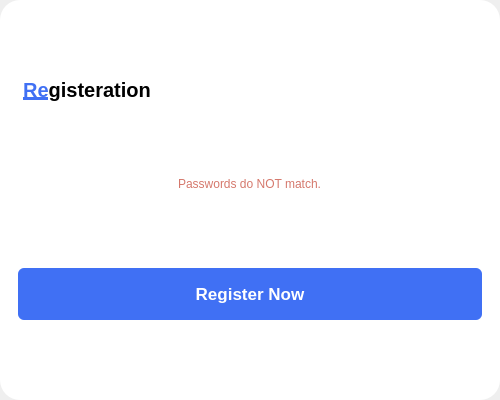
<?xml version="1.0" encoding="UTF-8"?>
<ui version="4.0">
 <class>Form</class>
 <widget class="QWidget" name="Form">
  <property name="geometry">
   <rect>
    <x>0</x>
    <y>0</y>
    <width>500</width>
    <height>400</height>
   </rect>
  </property>
  <property name="sizePolicy">
   <sizepolicy hsizetype="Minimum" vsizetype="Expanding">
    <horstretch>0</horstretch>
    <verstretch>0</verstretch>
   </sizepolicy>
  </property>
  <property name="windowTitle">
   <string>Form</string>
  </property>
  <property name="styleSheet">
   <string notr="true">#frame {
	background-color: white;
	border-radius: 20px;
}

#title {
	font-size: 15pt;
	font-weight: 900;
	padding: 5px;
}

QPushButton {
	height: 52px;
  	margin: 7px 0;
	padding: 0 15px;
	color: #fff;
  	border: none;
	border-radius: 6px;
  	background: #4070f4;
	font-size: 17px;
	font-weight: bold;
}

QPushButton:hover {
	background: #0e4bf1;
}

#warning_label {
	color: #d5786c;
}</string>
  </property>
  <layout class="QVBoxLayout" name="verticalLayout">
   <property name="spacing">
    <number>0</number>
   </property>
   <property name="leftMargin">
    <number>0</number>
   </property>
   <property name="topMargin">
    <number>0</number>
   </property>
   <property name="rightMargin">
    <number>0</number>
   </property>
   <property name="bottomMargin">
    <number>0</number>
   </property>
   <item alignment="Qt::AlignHCenter">
    <widget class="ShadowFrame" name="frame">
     <property name="minimumSize">
      <size>
       <width>500</width>
       <height>400</height>
      </size>
     </property>
     <property name="maximumSize">
      <size>
       <width>500</width>
       <height>400</height>
      </size>
     </property>
     <property name="frameShape">
      <enum>QFrame::StyledPanel</enum>
     </property>
     <property name="frameShadow">
      <enum>QFrame::Raised</enum>
     </property>
     <layout class="QVBoxLayout" name="verticalLayout_2">
      <property name="leftMargin">
       <number>18</number>
      </property>
      <property name="rightMargin">
       <number>18</number>
      </property>
      <item alignment="Qt::AlignLeft">
       <widget class="QLabel" name="title">
        <property name="sizePolicy">
         <sizepolicy hsizetype="Preferred" vsizetype="Maximum">
          <horstretch>0</horstretch>
          <verstretch>0</verstretch>
         </sizepolicy>
        </property>
        <property name="text">
         <string>&lt;u&gt;&lt;font color='#4070f4'&gt;Re&lt;/font&gt;&lt;/u&gt;gisteration</string>
        </property>
        <property name="scaledContents">
         <bool>false</bool>
        </property>
        <property name="alignment">
         <set>Qt::AlignCenter</set>
        </property>
       </widget>
      </item>
      <item alignment="Qt::AlignHCenter">
       <widget class="QLabel" name="warning_label">
        <property name="sizePolicy">
         <sizepolicy hsizetype="Preferred" vsizetype="Maximum">
          <horstretch>0</horstretch>
          <verstretch>0</verstretch>
         </sizepolicy>
        </property>
        <property name="text">
         <string>Passwords do NOT match.</string>
        </property>
       </widget>
      </item>
      <item>
       <widget class="QPushButton" name="submit_btn">
        <property name="cursor">
         <cursorShape>PointingHandCursor</cursorShape>
        </property>
        <property name="text">
         <string>Register Now</string>
        </property>
        <property name="autoDefault">
         <bool>false</bool>
        </property>
        <property name="default">
         <bool>false</bool>
        </property>
        <property name="flat">
         <bool>false</bool>
        </property>
       </widget>
      </item>
     </layout>
    </widget>
   </item>
  </layout>
 </widget>
 <customwidgets>
  <customwidget>
   <class>ShadowFrame</class>
   <extends>QFrame</extends>
   <header location="global">widgets/shadow.h</header>
   <container>1</container>
  </customwidget>
 </customwidgets>
 <resources/>
 <connections/>
</ui>
